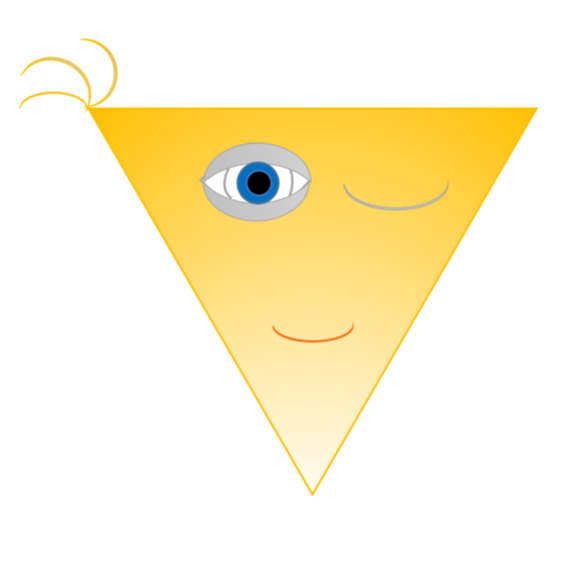
#> input picture 4_2 PIL/example.png, 570 x 570 px
$ python '3 Отражения.py'
#> lines starting #> are read from the running program, lines starting #| are printed output that depends on the picture
def reflect(image, kind):
#> called with image = 'example.png', kind = 1
    from PIL import Image

    im = Image.open(image)
#> im is the input picture: PIL image 570x570 RGB; mean R, G, B 253.1, 243.8, 215.1
    if kind == 1:
        method = Image.FLIP_TOP_BOTTOM
    elif kind == 2:
        method = Image.FLIP_LEFT_RIGHT
    else:
        method = Image.ROTATE_180
    im = im.transpose(method)
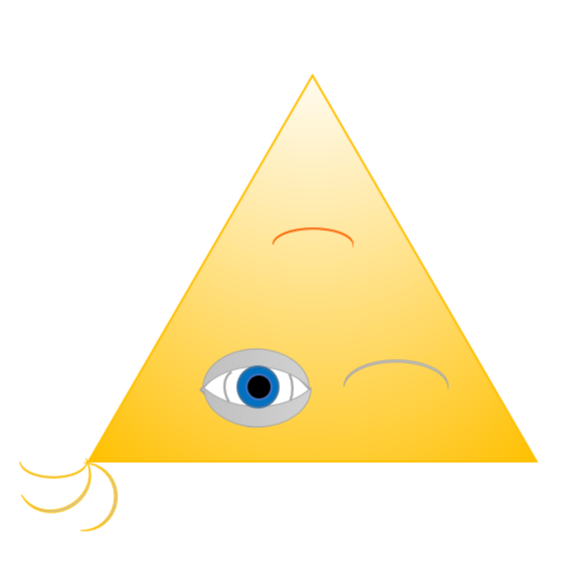
#> im: PIL image 570x570 RGB; mean R, G, B 253.1, 243.8, 215.1
    im.save('result.png')
reflect('example.png', 1)
